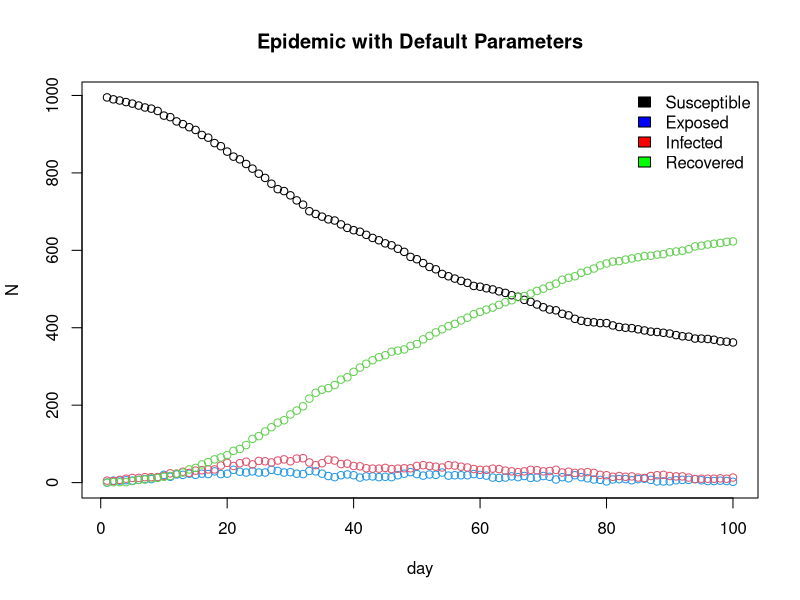
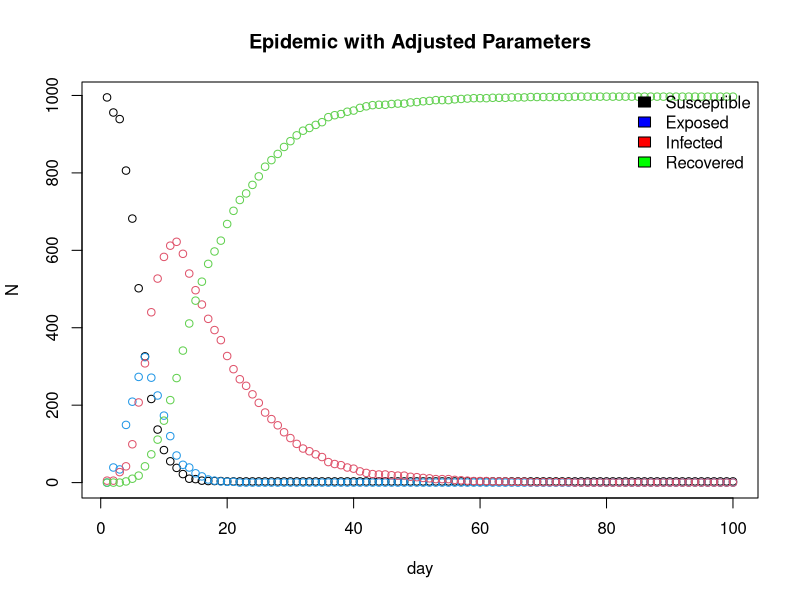

Source code (R) for these figures, in order:
## GENERAL DESCRIPTION


################################################################################
######### ------- START OF MODEL SETUP AND POPULATION GENERATION ------- #########
################################################################################

# This section defines the global parameters for the model and generates the
# base population, assigning each of the 'n' individuals to a household.


n <- 1000
people <- 1:n
h_max <- 5

set.seed(13)

#### Putting people in households
# this does use more computation than necessary, but its such a tiny prop. of 
# the total computation here it doesn't really make any difference overall.

#sizes = sample(1:h_max, 1000, replace=TRUE) # generates 1000 household sizes uniform from {1,2,3,4,5}
#h <- rep(1:length(sizes), sizes) # repeats i sizes[i] times. 
#h <- h[1:n] # takes only the first n of these

h <- rep(1:n, sample(1:h_max, n, replace = TRUE))[1:n] #Above code written in one line. replace 1000 with n as n can change.


links <- cbind(person=people, household=h)

# system.time seems to suggest this is roughly O(n^2). About 8s for n=10000
### get.net function
beta <- runif(n,0,1)
nc=15 # get rid of this
get.net <- function(beta, h, nc=15){
  n <- length(beta)
  
  # this is a bit of a hack to make a "household matrix" from h
  # the H[i,j] is perfect sqaure only if h[i]==h[j], ie if i,j from same hshld
  H <- outer(h,h, function(x1, x2) x1 == x2) # household connections (1/0)
  diag(H) <- FALSE # remove self
  #H <- matrix(rep(0,n^2),n,n)
  #H[sqrt(outer(h,h))%%1==0]<-1
  #diag(H) <- 0
  H <- outer(h,h, "==")
  diag(H) <- FALSE

  
  b_bar <- sum(beta)/n
  M_prob <-  nc*outer(beta, beta)/(b_bar^2 *(n-1))
  v_prob <- M_prob[upper.tri(M_prob)] # getting vector of upper triangular els of M_prob
  v_cons <- rbinom(length(v_prob), 1, v_prob) # generate bernoullis 
  
  
  M_cons <- matrix(0,nrow=n, ncol=n) # creating new matrix to be filled with bern realisations
  M_cons[upper.tri(M_cons)] <- v_cons
  
  M_cons <- M_cons + t(M_cons)
  M <- (!H)*M_cons  #moving family connections by multiplying by negated household matrix
  conns_list <- as.list(as.data.frame(matrix(M_cons==1, n,n)))
  i_list <- lapply(conns_list, which )
  
}

get.net2 <- function(beta, h, nc=15){
  n <- length(h)
  b_bar <- sum(beta)/length(beta) 
  conns_init <- list()
  conns <- vector(mode="list", length=n)
  for (i in 1:n){
    b <- rbinom(n-i, 1, nc*beta[i]*beta[i+1:n]/(b_bar^2 *(n-1)) )
    conns_init[[i]] <- which(b==1) + i 
  }
  
  pairs <- cbind(rep(1:n, lapply(conns_init, length)), unlist(conns_init)) # might want this as a list
  
  pairs <- pairs[h[pairs[,1]] != h[pairs[,2]] , ] # removing family connections.
    
  for (i in 1:nrow(pairs)){ # putting into a list
    conns[[pairs[i,1]]] <- append(conns[[pairs[i,1]]],  pairs[i,2] )
    conns[[pairs[i,2]]] <- append(conns[[pairs[i,2]]],  pairs[i,1] )
  }
  
  conns
    
}


alink <- get.net(beta, h) # alink is the variable we need to put into nseir
alink2 <- get.net2(beta,h)


nseir <- function(beta, h, alink, alpha=c(.1,.01,.01), delta=.2, gamma=.4, nc=15, nt=100, pinf=.005){
  n <- length(beta)
  x <- rep(0,n)  # everyone starts out in susceptible state
  num_to_infect <- max(1, round(pinf * n))
  x[sample(1:n, num_to_infect)] <- 2 # random subset of specified size is infected
  
  H <- outer(h,h, function(x1, x2) x1 == x2) # household connections (1/0)
  diag(H) <- FALSE # remove self
  #H_prob <- alpha[1]*H # household connections (alpha/0's)
  H_conns_list <- as.list(as.data.frame(H))
  H_i_list <- lapply(H_conns_list, which) # list of indices for household conns
  
  b_bar <- sum(beta)/n
  M_prob <-  nc*outer(beta, beta)/(b_bar^2 *(n-1)) # this matrix is for general mixing daily prob of infection
  v_prob <- M_prob[upper.tri(M_prob)] # getting vector of upper triangular els of M_prob
  
  t <- S <- E <- I <- R <- rep(0, nt)
  t[1] <- 1; S[1] <- n*(1-pinf); I[1] <- n*pinf 
  #daily_counts <- list(cbind(t = 0, S = n*(1-pinf), E = 0, I = pinf*n, R = 0))
  for(i in 2:nt){
    u <- runif(n) # random variables to compare against

    ## random mixing set up
    v_mix <- rbinom(length(v_prob), 1, v_prob) # generate bernoullis 
    
    M_mix <- matrix(0, nrow = n, ncol = n) # creating new matrix to be filled with bern realisations
    M_mix[upper.tri(M_mix)] <- v_mix
    M_mix <- M_mix + t(M_mix)
    
    mix_list <- as.list(as.data.frame(matrix(M_mix == 1, n, n)))
    i_mix_list <- lapply(mix_list, which) # who interacted with each other on each day
    
    ## who was in contact with someone in state I
    h_exposed <- unique(unlist(H_i_list[which(x == 2)])) # everyone in household where there's an infection
    net_exposed <- unique(unlist(alink[which(x == 2)])) # everyone in network where there's an infection
    mix_infected <- unique(unlist(i_mix_list[which(x == 2)])) # everyone who got in contact with someone infected
    
    # if in state I (2), prob = delta -> R
    # if in state E (1), prob = gamma -> I
    x[x==2 & u<delta] <- 3
    x[x==1 & u<gamma] <- 2
    
    # if in state S (0),
    # -- prob = a_h -> I (2), if in household
    # -- prob = a_c -> I (2), if in network
    # -- prob = a_r*P(mixing) -> I (2), regardless
    
    #x[h_exposed][x[h_exposed] == 0 & u[h_exposed] < alpha[1]] <- 1 # if S in hh w/ I 
    #x[net_exposed][x[net_exposed] == 0 & u[net_exposed] < alpha[2]] <- 1 # if S in net w/ I
    #x[mix_infected][x[mix_infected] == 0 & u[mix_infected] < alpha[3]] <- 1
    
    x_h_exposed <- h_exposed[x[h_exposed] == 0 & u[h_exposed] < alpha[1]] # if S in hh w/ I 
    x_net_exposed <- net_exposed[x[net_exposed] == 0 & u[net_exposed] < alpha[2]] # if S in net w/ I
    x_mix_exposed <- mix_infected[x[mix_infected] == 0 & u[mix_infected] < alpha[3]]
    
    exposed_list <- list(x_h_exposed, x_net_exposed, x_mix_exposed)
    
    # randomize order of whether infected from household, network, or random mixing
    expose_order <- sample(1:3, 3)
    
    x[exposed_list[[expose_order[1]]]] <- 1
    x[exposed_list[[expose_order[2]]]] <- 1
    x[exposed_list[[expose_order[3]]]] <- 1
    
    S[i] <- sum(x == 0)
    E[i] <- sum(x == 1)
    I[i] <- sum(x == 2)
    R[i] <- sum(x == 3)
    t[i] <- i
    
  }
  return(list(t = t, S = S, E = E, I = I, R = R))
}

# default parameters
epi <- nseir(beta, h, alink)

# adjusted parameters
epi1 <- nseir(beta, h, alink, 
              alpha = c(0.5, 0.3, 0.1), gamma = 0.5, delta = 0.1)

# plotting
epi_plot <- function(beta, h, alink, 
                     alpha = c(0.1, 0.01, 0.01),
                     delta = 0.2,
                     gamma = 0.4,
                     nc = 15, nt = 100, pinf = 0.005,
                     title = "SEIR Dynamics") {
  
  epi <- nseir(beta, h, alink, alpha, delta, gamma, nc, nt, pinf)
  
  plot(x = epi$t, y = epi$S, ylim = c(0, max(epi$S)), 
       xlab = "day", ylab = "N", main = title)
  points(epi$E, col = 4); points(epi$I, col = 2); points(epi$R, col = 3)
  
  #op <- par(cex = 0.7)
  
  legend(x = "topright", 
         legend = c("Susceptible", "Exposed",
                    "Infected", "Recovered"),
         fill = c("black", "blue",
                  "red", "green"),
         bty = "n")
  
}

epi_plot(beta, h, alink, title = "Epidemic with Default Parameters")
epi_plot(beta, h, alink,
         alpha = c(0.5, 0.3, 0.1), gamma = 0.5, delta = 0.1,
         title = "Epidemic with Adjusted Parameters")



berngen<- function(h, n, beta){
b_bar <- sum(beta)/n
M_prob <-  nc*outer(beta, beta)/(b_bar^2 *(n-1))
v_prob <- M_prob[upper.tri(M_prob)] # getting vector of upper triangular els of M_prob
v_cons <- rbinom(length(v_prob), 1, v_prob) # generate bernoullis 
}
